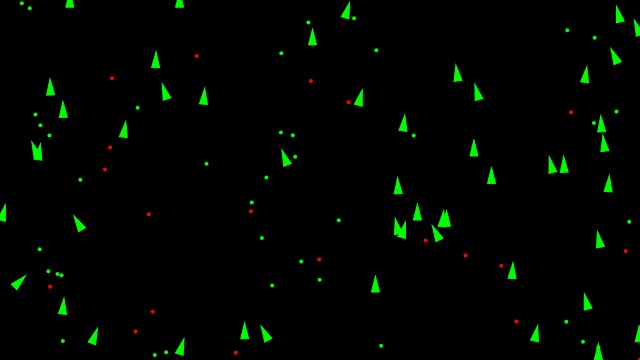
Frame 1 (no input)
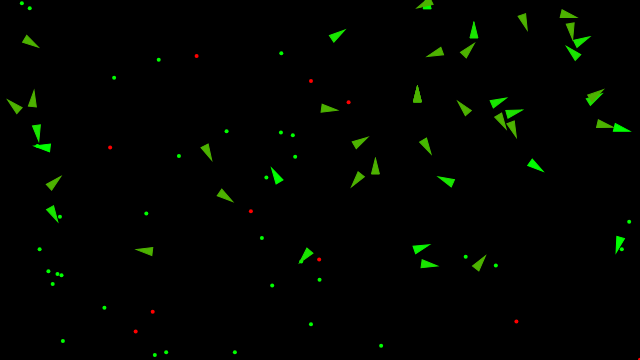
Frame 60 (no input)
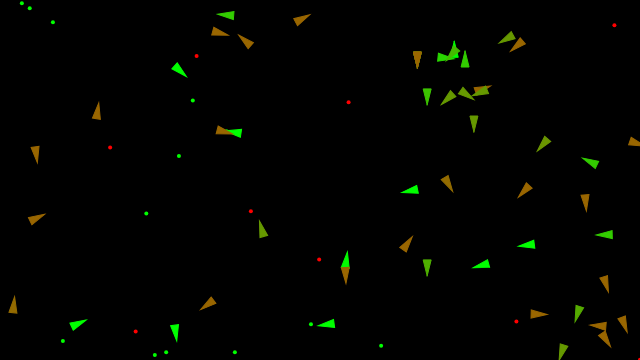
Frame 120 (the mouse pressed at the canvas centre since frame 60)

The p5.js sketch that drew these frames (run headless with seeded random() and noise() and a simulated clock; from frame 60 on, the mouse is pressed at the canvas centre):

// p5.js sketch
// ── sketch.js
// https://github.com/nature-of-code/noc-examples-p5.js/tree/master/chp06_agents

/*
    green - 'food'
    red   - 'poison'

    vehicle has 
    - position
    - velocity
    - acceleration
    - health point (HP)
    - strategies => reinforcement learning (evolutionary)
    - and so on...

    steering force = desired velocity - current velocity
*/

const vehicles = [];
const food = [];
const poison = [];

const modes = {
    SEEKING: 'Mouse Seeking',
    EAT_FOOD: 'Eat Food',
    FOOD_POISON: 'Food & Poison',
    RANDOM_DNA: 'Food & Poison with Random DNA',
    EVOLUTION: 'Evolutionary Steering',
}

let debug;
let modeSelect;
let mode = modes.EVOLUTION;

const mutationProbability = 0.01;

function setup() {
    createCanvas(640, 360);
    
    // create vehicles
    for (let i = 0; i < 50; i++) {
        vehicles.push(new Vehicle(random(width), random(height)));
    }

    // create food
    for (let i = 0; i < 40; i++) {
        food.push(createVector(random(width), random(height)));
    }

    // create poison
    for (let i = 0; i < 20; i++) {
        poison.push(createVector(random(width), random(height)));
    }
    
    modeSelect = createSelect();
    for (const m in modes) {
        modeSelect.option(modes[m]);
    }
    modeSelect.value(mode);
    modeSelect.changed(() => {
        console.log(modeSelect.value());
        mode = modeSelect.value();
    })
    debug = createCheckbox('debug');
}

function mouseDragged() {
    vehicles.push(new Vehicle(mouseX, mouseY));
}

function draw() {
    background(0);

    if (mode === modes.SEEKING) {
        const mouse = createVector(mouseX, mouseY);
        fill(127);
        stroke(200);
        strokeWeight(2);
        ellipse(mouse.x, mouse.y, 48, 48);
        
        for (let i = vehicles.length - 1; i >= 0; i--) {
            const vehicle = vehicles[i];
            const steering = vehicle.seek(mouse);
            vehicle.applyForce(steering);
            vehicle.update();
            vehicle.display();
        }
    } else if (mode === modes.EAT_FOOD) { 
        if (random(1) < 0.1) {
            food.push(createVector(random(width), random(height)));
            food.push(createVector(random(width), random(height)));
            food.push(createVector(random(width), random(height)));
        }

        for (const f of food) {
            fill(0, 255, 0);
            noStroke();
            ellipse(f.x, f.y, 4, 4);
        }
        for (let i = vehicles.length - 1; i >= 0; i--) {
            const vehicle = vehicles[i];
            vehicle.seekFood(food);
            vehicle.update();
            vehicle.display();
        }
    } else if (mode === modes.FOOD_POISON) {
        if (frameCount === 1) {
            for (const v of vehicles) {
                v.dna = [2, -2, 20, 20];
            }
        }
        if (random(1) < 0.1) {
            food.push(createVector(random(width), random(height)));
        }
        if (random(1) < 0.01) {
            poison.push(createVector(random(width), random(height)));
        }

        for (const f of food) {
            fill(0, 255, 0);
            noStroke();
            ellipse(f.x, f.y, 4, 4);
        }
        for (const p of poison) {
            fill(255, 0, 0);
            noStroke();
            ellipse(p.x, p.y, 4, 4);
        }

        for (let i = vehicles.length - 1; i >= 0; i--) {
            const vehicle = vehicles[i];
            vehicle.health = 1;
            vehicle.boundaries();
            vehicle.behaviors(food, poison);
            vehicle.update();
            vehicle.display();
        }

    } else if (mode === modes.RANDOM_DNA) {

        if (random(1) < 0.1) {
            food.push(createVector(random(width), random(height)));
        }
        if (random(1) < 0.01) {
            poison.push(createVector(random(width), random(height)));
        }

        for (const f of food) {
            fill(0, 255, 0);
            noStroke();
            ellipse(f.x, f.y, 4, 4);
        }
        for (const p of poison) {
            fill(255, 0, 0);
            noStroke();
            ellipse(p.x, p.y, 4, 4);
        }

        for (let i = vehicles.length - 1; i >= 0; i--) {
            const vehicle = vehicles[i];
            vehicle.boundaries();
            vehicle.behaviors(food, poison);
            vehicle.update();
            vehicle.display();
            if (vehicle.dead()) {
                food.push(createVector(vehicle.position.x, vehicle.position.y));
                vehicles.splice(i, 1);
            }
        }

    } else if (mode === modes.EVOLUTION) {

        if (random(1) < 0.1) {
            food.push(createVector(random(width), random(height)));
        }
        if (random(1) < 0.01) {
            poison.push(createVector(random(width), random(height)));
        }

        for (const f of food) {
            fill(0, 255, 0);
            noStroke();
            ellipse(f.x, f.y, 4, 4);
        }
        for (const p of poison) {
            fill(255, 0, 0);
            noStroke();
            ellipse(p.x, p.y, 4, 4);
        }

        for (let i = vehicles.length - 1; i >= 0; i--) {
            const vehicle = vehicles[i];
            vehicle.boundaries();
            vehicle.behaviors(food, poison);
            vehicle.update();
            vehicle.display();
            const newVehicle = vehicle.clone();
            if (newVehicle) {
                vehicles.push(newVehicle);
            }
            if (vehicle.dead()) {
                food.push(createVector(vehicle.position.x, vehicle.position.y));
                vehicles.splice(i, 1);
            }
        }
    }
}

// ── vehicle.js

class Vehicle {

    constructor(x, y, dna) {

        this.position = createVector(x, y);
        this.velocity = createVector(0, -2);
        this.acceleration = createVector(0, 0);
        this.r = 4;
        this.maxSpeed = 5;
        this.maxForce = 0.5;

        this.health = 1;
        this.dna = [];
        if (typeof dna === 'undefined') {
            // Food Weight
            this.dna[0] = random(-2, 2);
            // Poison Weight
            this.dna[1] = random(-2, 2);
            // Food perception
            this.dna[2] = random(0, 100);
            // Poison Perception
            this.dna[3] = random(0, 100);
        } else { // Mutation
            this.dna = dna;
            // Food Weight
            if (random(1) < mutationProbability) this.dna[0] += random(-0.1, 0.1);
            // Poison Weight
            if (random(1) < mutationProbability) this.dna[1] += random(-0.1, 0.1);
            // Food perception
            if (random(1) < mutationProbability) this.dna[2] += random(-10, 10);
            // Poison Perception
            if (random(1) < mutationProbability) this.dna[3] += random(-10, 10);
        }
    }

    update() {
        this.health -= 0.005;
        this.velocity.add(this.acceleration);
        this.velocity.limit(this.maxSpeed);
        this.position.add(this.velocity);
        this.acceleration.mult(0);
    }

    applyForce(force) {
        this.acceleration.add(force);
    }

    behaviors(good, bad) {
        const steerGood = this.eat(good, 0.2, this.dna[2]);
        const steerBad  = this.eat(bad,   -1, this.dna[3]);

        steerGood.mult(this.dna[0]);
        steerBad.mult(this.dna[1]);

        this.applyForce(steerGood);
        this.applyForce(steerBad);
    }
    
    clone() {
        if (random(1) < 0.002) {
            return new Vehicle(this.position.x, this.position.y, this.dna.slice());
        } else {
            return null;
        }
    }

    eat(list, nutrition, perception) {
        let record = Infinity;
        let closest = null;
        for (let i = list.length - 1; i >= 0; i--) {
            const d = this.position.dist(list[i]);
            if (d < this.maxSpeed) {
                list.splice(i, 1);
                this.health += nutrition;
            } else {
                if (d < record && d < perception) {
                    record = d;
                    closest = list[i];
                }
            }
        }

        if (closest != null) {
            return this.seek(closest);
        }

        return createVector(0, 0);
    }

    seek(target) {
        const desired = p5.Vector.sub(target, this.position);
        desired.setMag(this.maxSpeed);
        const steer = p5.Vector.sub(desired, this.velocity);
        steer.limit(this.maxForce);

        return steer;
    }

    seekFood() {
        if (food.length > 0) {
            let record = Infinity;
            let closestIndex = -1;
            for (let i = food.length - 1; i >= 0; i--) {
                const d = this.position.dist(food[i]);
                if (d < record) {
                    record = d;
                    closestIndex = i;
                }
            }
            this.applyForce(this.seek(food[closestIndex]));
            if (record < this.maxSpeed) {
                food.splice(closestIndex, 1);
            }
        }
    }

    dead() {
        return (this.health < 0);
    }

    display() {
        push();
        translate(this.position.x, this.position.y);
        rotate(this.velocity.heading() + PI / 2);

        if (debug.checked()) {
            strokeWeight(3);
            stroke(0, 255, 0);
            noFill();
            line(0, 0, 0, -this.dna[0] * 25);
            strokeWeight(2);
            ellipse(0, 0, this.dna[2] * 2);
            stroke(255, 0, 0);
            line(0, 0, 0, -this.dna[1] * 25);
            ellipse(0, 0, this.dna[3] * 2);
        }

        const col = lerpColor(color(255, 0, 0), color(0, 255, 0), this.health);
        fill(col);
        stroke(col);
        strokeWeight(1);
        beginShape();
        vertex(0, -this.r * 2);
        vertex(-this.r, this.r * 2);
        vertex(this.r, this.r * 2);
        endShape(CLOSE);
        pop();
    }

    boundaries() {
        const d = 25;
        let desired = null;

        const {x, y} = this.position;
        if (x < d) {
            desired = createVector(this.maxSpeed, this.velocity.y);
        } else if (x > width - d) {
            desired = createVector(-this.maxSpeed, this.velocity.y);
        }
        if (y < d) {
            desired = createVector(this.velocity.x, this.maxSpeed);
        } else if (y > height - d) {
            desired = createVector(this.velocity.x, -this.maxSpeed);
        }
        if (desired) {
            desired.normalize();
            desired.mult(this.maxSpeed);
            const steer = p5.Vector.sub(desired, this.velocity);
            steer.limit(this.maxForce);
            this.applyForce(steer);
        }
    }

}
